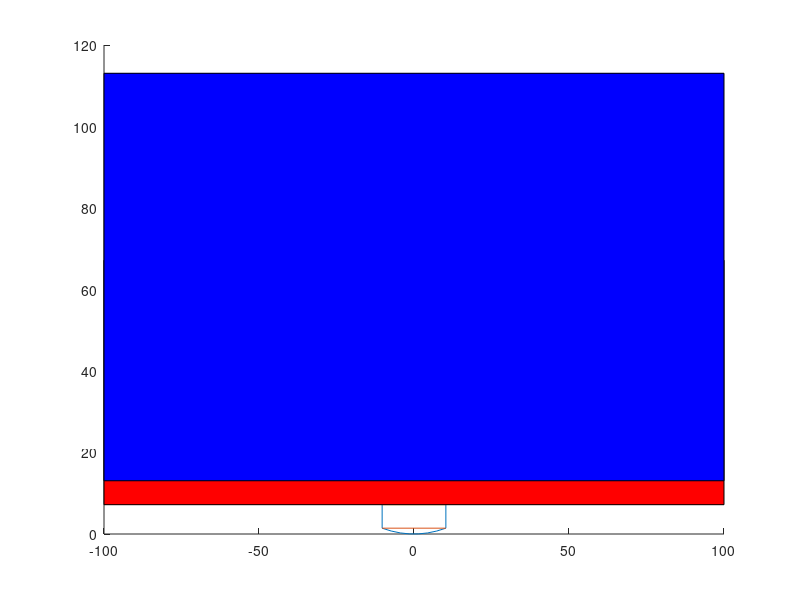

The MATLAB source for this figure: (Note: this script raises an error after producing the figure.)
close all;

iCAR = 3; CAR_WIDTH = 200; CAR_HEIGHT = 60;
iBOX = 4; BOX_WIDTH = 200; BOX_HEIGHT = 100;
% GIVEN DATA
deckSize = [  % Deck width height
      0 38 ;   % BOTTOM DECK
    546 153 ;   % E  DECK
    546 156 ;   % D  DECK CAR
    546 122 ;   % C  DECK BOX
    546  68 ;   % B  DECK
    546  65 ;   % A  DECK
    546  65];  % NAV DECK

deckSize = deckSize / 298 * 17 * 132/200; % px to m 

% curve of bottom part
curveCoeff = polyfit( [ 
    -deckSize(2,1)/2, 0, deckSize(2,1)/2], [ 
    deckSize(1,2), deckSize(1,1), deckSize(1,2) ], 2);
curve = @(x) curveCoeff(1).*x.^2 + curveCoeff(2).*x + curveCoeff(3);

n = size(deckSize); n = n(1);   % length of deck Size
deckHeight = sum(deckSize(:,2)) % deck total height

% left wall
for i = 1:n-1
    shipWalls(i, 1) = -deckSize(n,1)/2;
    shipWalls(i, 2) = sum(deckSize(1:n-(i-1),2))
end

% bottom curve
shipWalls(n:2*n,1) = linspace(-deckSize(2,1)/2,deckSize(2,1)/2, n+1);
shipWalls(n:2*n,2) = curve(linspace(-deckSize(2,1)/2,deckSize(2,1)/2, n+1));

% right wall
for i = 2*n+1:3*n
    shipWalls(i, 1) = deckSize(n,1)/2;
    shipWalls(i, 2) = sum(deckSize(1:(i-2*n),2));
end

% ceil
shipWalls(3*n+1, :) = shipWalls(1, :);

% plot ship walls
hold on;
plot(shipWalls(:,1), shipWalls(:,2));

for i = 2:n
    plot([-deckSize(i, 1)/2, deckSize(i,1)/2], [sum(deckSize(1:i-1, 2)), sum(deckSize(1:i-1, 2))]);
end

car_x = CAR_WIDTH/2 * [-1 -1 1 1]; % dl ul ur dr
car_y = sum(deckSize(1:iCAR-1, 2)) + [0 CAR_HEIGHT CAR_HEIGHT 0];
car = fill(car_x, car_y, 'r');

box_x = BOX_WIDTH/2 * [-1 -1 1 1]; % dl ul ur dr
box_y = sum(deckSize(1:iBOX-1, 2)) + [0 BOX_HEIGHT BOX_HEIGHT 0];
box = fill(box_x, box_y, 'b');
% COM, Moment of inertia theta
hold off;

COM_ship(0, 11.78); % (m)


